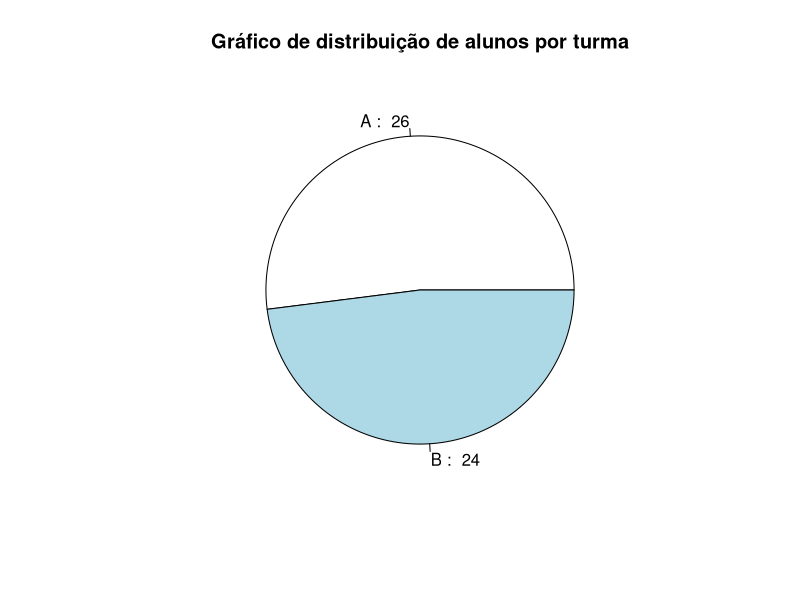
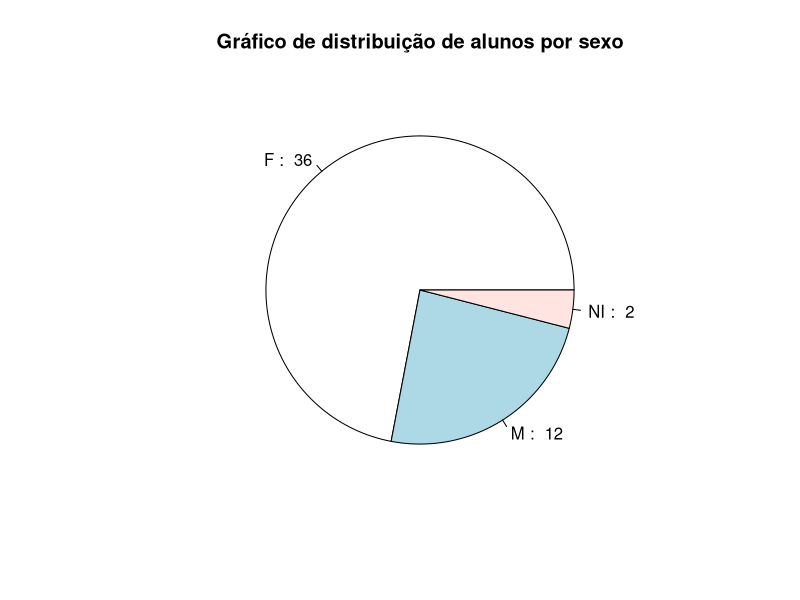
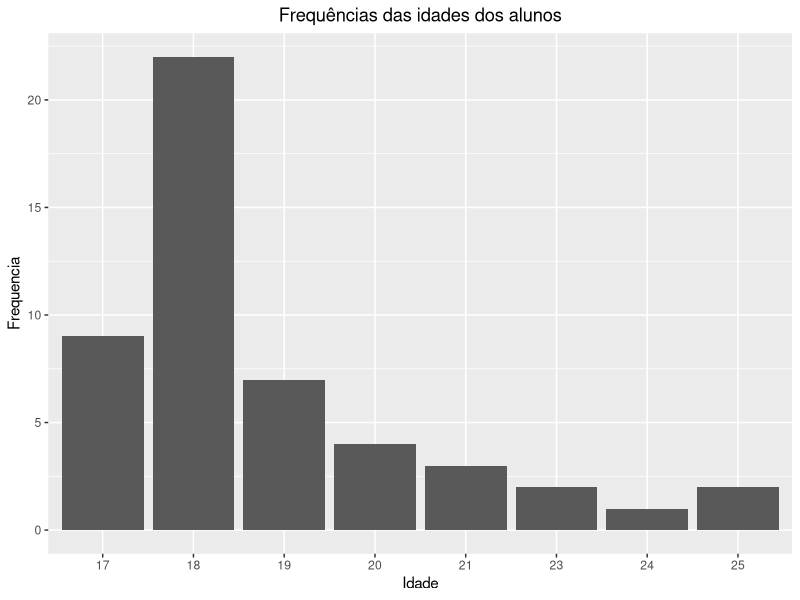
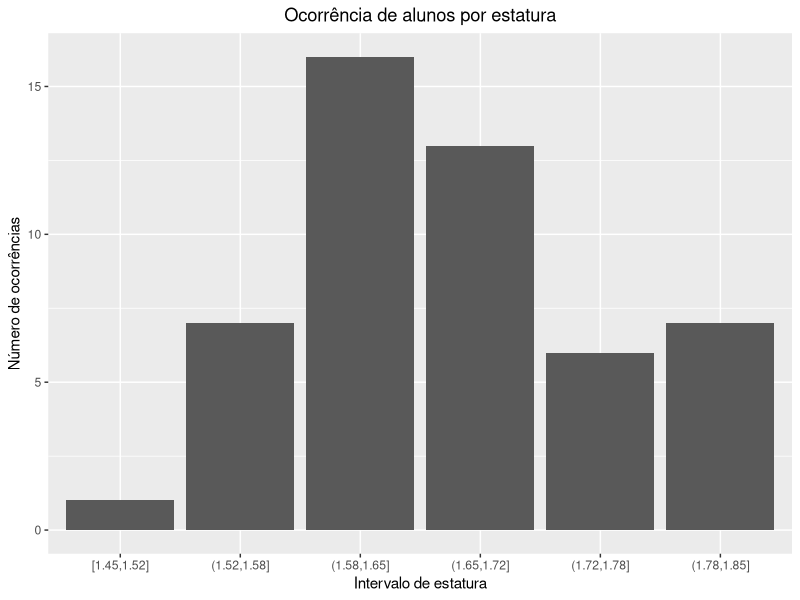
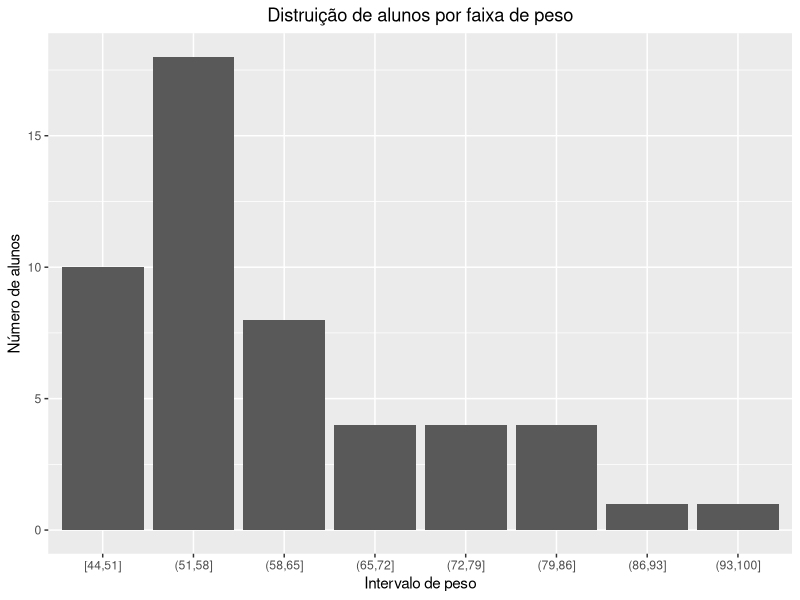
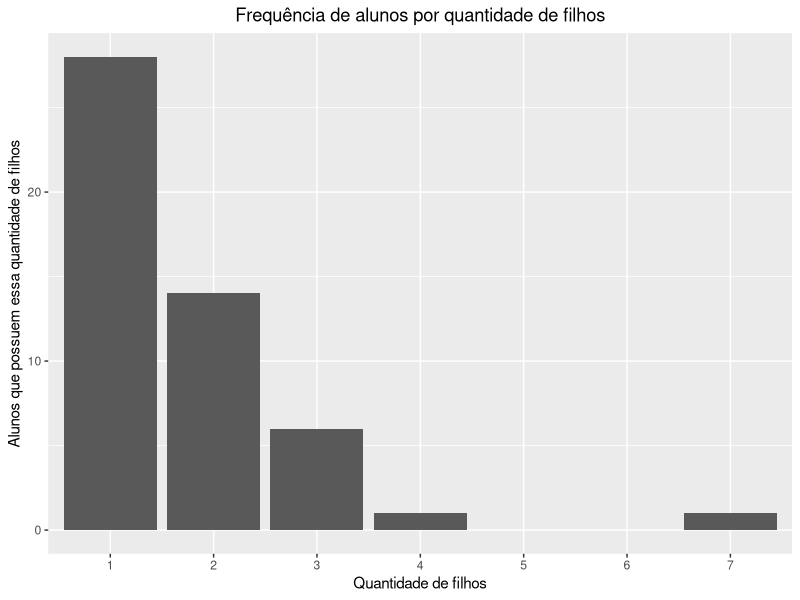

R code for these plots, in order:
#imports
library(ggplot2)


data <- read.csv("dados_estudantes.csv", sep = ';')


#Tabela turmas e gráfico de turmas
contagem_turmas = table(data$Turma)
contagem_turmas_table = data.frame(Turma = names(contagem_turmas), Frequencia = as.numeric(contagem_turmas))
pie(
  contagem_turmas_table$Frequencia,
  labels = paste(
    contagem_turmas_table$Turma, 
    ": ", 
    contagem_turmas_table$Frequencia
  ),
  main = "Gráfico de distribuição de alunos por turma"
)



#Tabela sexo gráfico sexo
contagem_sexo = table(data$Sexo)
contagem_sexo_table = data.frame(
  Sexo = names(contagem_sexo),
  Frenquencia = as.integer(contagem_sexo)
)
pie(
  contagem_sexo_table$Frenquencia,
  labels = paste(
    contagem_sexo_table$Sexo,
    ": ",
    contagem_sexo_table$Frenquencia
  ),
  main = "Gráfico de distribuição de alunos por sexo"
)


#Tabela de idade e gráfico de idade
contagem_idade = table(data$Idade)
contagem_idade_table = data.frame(
  Idade = names (contagem_idade),
  Frequencia = as.integer(contagem_idade)
)
idade_grafico = ggplot(
  contagem_idade_table,
  aes(
    x = Idade, 
    y = Frequencia
  )
)+ 
  geom_bar(stat = "identity") +
  labs(title = "Frequências das idades dos alunos") +
  theme(plot.title = element_text(hjust = 0.5))
print(idade_grafico)


#Tabela de altura e gráfico de altura
altura = data$Alt
n_classes = ceiling(log(length(altura), 2))
amplitude_de_classe = (max(altura) - min (altura))/n_classes
intervalos = seq(min(altura), max(altura), amplitude_de_classe)
classes = cut(altura, breaks = intervalos, include.lowest = TRUE)
tabela_classes = as.data.frame(table(classes))
plot_altura = ggplot(data = tabela_classes, aes(x = classes, y = Freq)) + 
  geom_bar(stat = "identity")+
  labs(title = "Ocorrência de alunos por estatura")+
  xlab("Intervalo de estatura")+
  ylab("Número de ocorrências")+
  theme(plot.title = element_text(hjust = 0.5))
print(plot_altura)


#Tabela de peso e gráfico de peso
peso = data$Peso
n_classes_peso = ceiling(sqrt(length(peso)))
amplitude_de_classe_peso = ceiling((max(peso) - min(peso)) / n_classes_peso)
intervalos_peso = seq(min(peso), max(peso) + amplitude_de_classe_peso, amplitude_de_classe_peso)
classes_peso = cut(peso, breaks = intervalos_peso, include.lowest = TRUE)
tabela_classes_peso = table(classes_peso)
classes_peso_data_frame = as.data.frame(tabela_classes_peso)
ggplot(classes_peso_data_frame, aes(classes_peso, Freq)) +
  geom_bar(stat = "identity")+
  labs(title = "Distruição de alunos por faixa de peso")+
  xlab("Intervalo de peso")+
  ylab("Número de alunos")+
  theme(plot.title = element_text(hjust = 0.5))


#Tabela de numero de filhos e gráfico de número de filhos
filhos = data$Filhos
filhos_factor_levels = min(filhos): max(filhos)
filhos_factor = factor(data$Filhos, levels = filhos_factor_levels)
filhos_table = table(filhos_factor)
filhos_data_frame = data.frame(
  "NumeroDeFilhos" = names(filhos_table),
  "Frequencia" = as.vector(filhos_table))

ggplot(
  filhos_data_frame,
  aes(
    x= filhos_data_frame$NumeroDeFilhos,
    y= filhos_data_frame$Frequencia
  )
)+
  geom_bar(stat = "identity")+
  labs(title = "Frequência de alunos por quantidade de filhos")+
  xlab("Quantidade de filhos")+
  ylab("Alunos que possuem essa quantidade de filhos")+
  theme(plot.title = element_text(hjust = 0.5))
